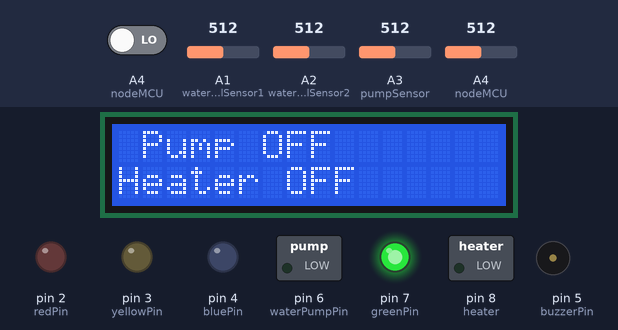
The sketch below on a simulated Arduino Mega 2560, built with avr-gcc and run on an emulated ATmega2560. On the bench: 16×2 character LCD, switched loads named in the sketch (green lamp = pin HIGH), output pins drawn as LEDs (lit = HIGH), buzzer (waves = sounding, pin HIGH). Dashed ring = blinking. The inputs (shaded band) are chosen by the test bench; at power-on: A3 (pumpSensor) = 512, A4 (nodeMCU) LOW, A2 (waterLevelSensor2) = 512, A1 (waterLevelSensor1) = 512, A4 (nodeMCU) = 512. What the sketch prints to the serial monitor is not drawn.

Above: at 4.2 s.
4.3 s: A3 (pumpSensor) set to 40
At 5.7 s:
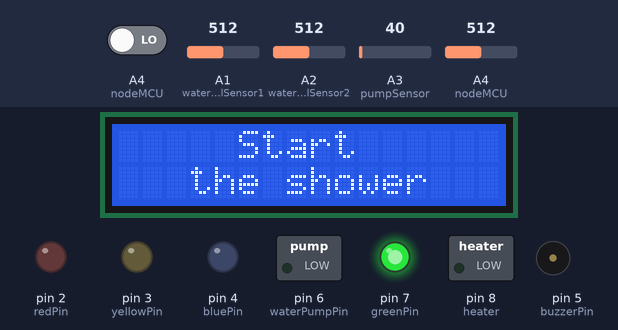
7.3 s: A4 (nodeMCU) driven HIGH
At 7.3 s:
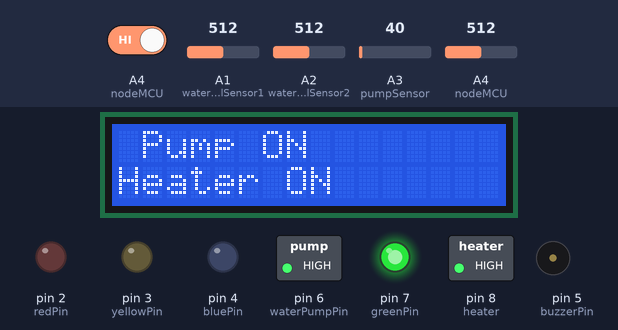
10.3 s: A2 (waterLevelSensor2) set to 634
13.3 s: A2 (waterLevelSensor2) set to 667
At 15.9 s:
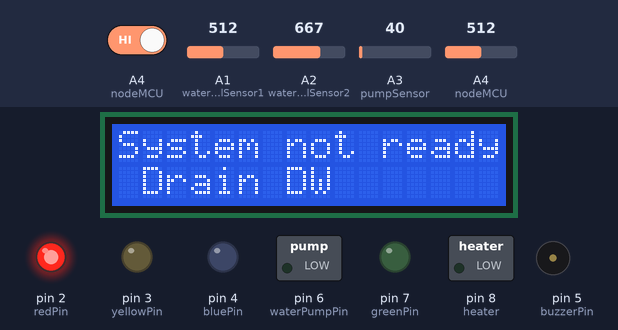
Timing chart, 0 to 17.3 s (numbered marks = the images above; inputs shaded):
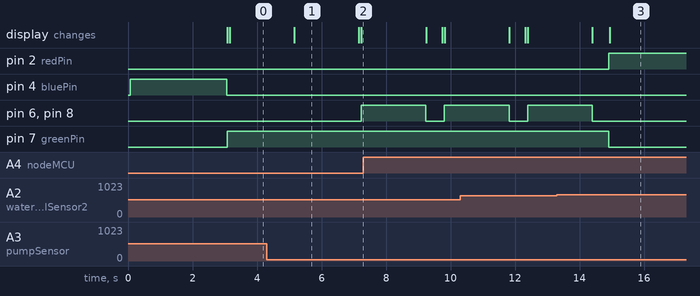

The sketch:

smartWashroom.ino
```cpp
// Libraries

#include <LiquidCrystal.h>


/*
 * Smart washroom
 * Author: Moise Sangwa Mukunzi
 * Andrew ID: msangwam
 *
 *
 */

// Initializing an LCD
const int rs = 30, en = 31, d4 = 32, d5 = 33, d6 = 34, d7 = 35;
LiquidCrystal lcd(rs, en, d4, d5, d6, d7);

//Analog inputs
int waterLevelSensor1 = A1;
int waterLevelSensor2 = A2;
int pumpSensor = A3;
int washRoomStatus = 0;

// flow sensor
volatile int flow_frequency; // Measures flow sensor pulses
unsigned int l_hour; // Calculated litres/hour
unsigned char flowsensor = 36; // Sensor Input
unsigned long currentTime;
unsigned long cloopTime;


// Output pins

int redPin = 2;
int yellowPin = 3;
int bluePin = 4;
int buzzerPin = 5;
int waterPumpPin = 6;
int greenPin = 7;
int heater = 8;
int tmpRead = 0;
int loopCount = 0;
int nodeMCU = A4;
int nodeMCUValue=0;

// values
int tmpWaterLevel1 = 0;
int tmpWaterLevel2 = 0;
int waterLevel1 = 0;
int waterLevel2 = 0;
int pumpSensorValue = 0;
int consumedLiters = 0;
int counter1 = 0;
int counter2 = 0;
int sumOfFlows = 0;
int averageFlow = 0;
int timeDifferanace = 0;
int sumOfPulses = 0;


void setup() {
  // Setting up LCD
  lcd.begin(16,2);
  lcd.setCursor(1, 0);
  lcd.print("Welcome to the ");
  lcd.setCursor(1, 1);
  lcd.print("Smart Washroom");

  // Setting up pins output
  pinMode(redPin, OUTPUT);
  pinMode(yellowPin, OUTPUT);
  pinMode(greenPin, OUTPUT);
  pinMode(bluePin, OUTPUT);
  pinMode(buzzerPin, OUTPUT);
  pinMode(waterPumpPin, OUTPUT);
  pinMode(heater,OUTPUT);
  //washRoomStatus = 1;
  pinMode(nodeMCU, INPUT);

  // water flow sensor

  pinMode(flowsensor, INPUT);
   digitalWrite(flowsensor, HIGH); // Optional Internal Pull-Up
   //Serial.begin(9600);
   attachInterrupt(0, flow, RISING); // Setup Interrupt
   sei(); // Enable interrupts
   currentTime = millis();
   cloopTime = currentTime;

  // Serial monitor setting up

  Serial.begin(9600);  // baud rate of 9600
  Serial.println("");
  Serial.println("System is ON");
  digitalWrite(bluePin, HIGH);
  delay(3000);
  digitalWrite(bluePin, LOW);
  lcd.clear();

  // Node mcu
  Serial.print("Node MCU value: ");
  Serial.println(washRoomStatus);
  washRoomStatus = analogRead(nodeMCU);

  //Read initials
  washRoomStatus = analogRead(nodeMCU);
  tmpWaterLevel1 = analogRead(waterLevelSensor1);
  tmpWaterLevel2 = analogRead(waterLevelSensor2);
  waterLevel1 = tmpWaterLevel1/7.14;
  waterLevel2 = tmpWaterLevel2/7.14;
  //washRoomStatus = 1;


}

void flow () // Interrupt function
{
   flow_frequency++;
}


void dirtyWaterReservoirCheck()
{

  tmpWaterLevel2 = analogRead(waterLevelSensor2);
  waterLevel2 = tmpWaterLevel2/7.14;
   while (waterLevel2 > 90)
  {
    //Turning off heater and pump
    digitalWrite(waterPumpPin, LOW);
    digitalWrite(heater,LOW);
  // Turning ON Red Color
// Turning ON green Color
  digitalWrite(redPin, HIGH);
  digitalWrite(greenPin, LOW);
  Serial.println("---------------------");
  lcd.print(" Water level is HIGH");
  Serial.print("Dirty Water level is: ");
  Serial.print(waterLevel2);
  Serial.println("%");
  Serial.println("Dirty water reservot is full");

  lcd.clear();
    lcd.setCursor(0, 0);
    lcd.print("System not ready");
  lcd.setCursor(1, 1);
  lcd.print("Drain DW");

  delay(5000);
  tmpWaterLevel2 = analogRead(waterLevelSensor2);
  waterLevel2 = tmpWaterLevel2/7.14;
  lcd.clear();
  digitalWrite(redPin, LOW);
  }
  digitalWrite(redPin, LOW);
  digitalWrite(greenPin, HIGH);
  //void loop();

  }

void cleanWaterReservoirCheck()
{
  tmpWaterLevel1 = analogRead(waterLevelSensor1);
  waterLevel1 = tmpWaterLevel1/7.14;
  while (waterLevel1 <= 30)
  {
    //Turning off heater and pump
    digitalWrite(waterPumpPin, LOW);
    digitalWrite(heater,LOW);
    lcd.clear();
  digitalWrite(redPin, HIGH);
  digitalWrite(greenPin, LOW);

  Serial.println("---------------------");
  Serial.println("Clean w.: Refill");
  Serial.print("Clean Water level is: ");
  Serial.print(waterLevel1 );
  Serial.println("%");

  lcd.clear();
    lcd.setCursor(0, 0);
    lcd.print("System not ready");
  lcd.setCursor(1, 1);

   // print the number of seconds since reset:
  lcd.print("Refill");


  delay(5000);
  tmpWaterLevel1 = analogRead(waterLevelSensor1);
  waterLevel1 = tmpWaterLevel1/7.14;
  lcd.clear();
  //digitalWrite(redPin, LOW);
  //lcd.clear();

  }
  digitalWrite(redPin, LOW);
  digitalWrite(greenPin, HIGH);
  //void loop();


  }


void loop() {


  while(washRoomStatus>0)
  {

    dirtyWaterReservoirCheck();
  cleanWaterReservoirCheck();
  digitalWrite(redPin, LOW);
  digitalWrite(greenPin, HIGH);


    lcd.clear();
    consumedLiters = 0;
  // put your main code here, to run repeatedly:
  tmpWaterLevel1 = analogRead(waterLevelSensor1);
  tmpWaterLevel2 = analogRead(waterLevelSensor2);
  pumpSensorValue = analogRead(pumpSensor);


  waterLevel1 = tmpWaterLevel1/7.14;
  waterLevel2 = tmpWaterLevel2/7.14;

    Serial.println("    Read values");
  Serial.println("--------------------");
  Serial.print("Pump senor: ");
  Serial.println(pumpSensorValue);
  Serial.print("Water level 1 : ");
  Serial.println(waterLevel1);
  Serial.print("Water level 2 : ");
  Serial.println(waterLevel2);
  Serial.println("--------------------");


    if (waterLevel2<=90 && waterLevel1 > 30)
  {
    if(pumpSensorValue<50)
    {

      digitalWrite(waterPumpPin, HIGH);
      digitalWrite(heater,HIGH);
      lcd.clear();
      lcd.setCursor(0, 0);
      lcd.print(" Pump ON ");
      lcd.setCursor(0, 1);
      lcd.print("Heater ON");
      delay(2000);
      pumpSensorValue = analogRead(pumpSensor);
      while(pumpSensorValue>50)
      {
        dirtyWaterReservoirCheck();
        cleanWaterReservoirCheck();

        lcd.setCursor(0, 0);
      lcd.print(" Pump ON ");
      lcd.setCursor(0, 1);
      lcd.print("Heater ON");
        tmpRead = digitalRead(flowsensor);
        //Serial.println("loop1");
        //Serial.print("Digital read: ");
        //Serial.println(tmpRead);
        digitalWrite(waterPumpPin, HIGH);
        pumpSensorValue = analogRead(pumpSensor);
        loopCount++;

        //water flow sensor

        currentTime = millis();
        //Serial.print("Current time: ");
        //Serial.println(currentTime);
        //Serial.print("Cloop Time: ");
        //Serial.println(cloopTime);
        //Serial.print("Flow frequency: ");
        //Serial.println(flow_frequency);


        if(tmpRead==0)
        {
          flow_frequency++;
          }
   // Every second, calculate and print litres/hour
   if((currentTime-cloopTime)>=400)
   {
    timeDifferanace = currentTime-cloopTime;
    //Serial.print("Flow frequency: ");
    //Serial.println(flow_frequency);
      cloopTime = currentTime; // Updates cloopTime
      // Pulse frequency (Hz) = 7.5Q, Q is flow rate in L/min.
      l_hour = (flow_frequency * 60 / 7.5); // (Pulse frequency x 60 min) / 7.5Q = flowrate in L/hour
      sumOfFlows = sumOfFlows + l_hour;
      counter1++;
      sumOfPulses = sumOfPulses + flow_frequency;
      Serial.print(l_hour, DEC); // Print litres/hour
      Serial.println(" L/hour");
      loopCount=0;
      flow_frequency = 0;


   }
   //Serial.print("Node MCU value: ");
        //Serial.println(washRoomStatus);
      //washRoomStatus = digitalRead(nodeMCU);


        }
        digitalWrite(waterPumpPin, LOW);
        digitalWrite(heater,LOW);
        flow_frequency = 0;
        lcd.clear();
        lcd.setCursor(0, 0);
        lcd.print(" Pump OFF ");
        lcd.setCursor(0, 1);
        lcd.print("Heater OFF");


//en water flow sensor
        delay(500);

        pumpSensorValue = analogRead(pumpSensor);


      }

      if(pumpSensorValue>50)
    {
      lcd.clear();
      lcd.setCursor(0, 0);
      lcd.print(" Pump OFF ");
      lcd.setCursor(0, 1);
      lcd.print("Heater OFF");
      digitalWrite(waterPumpPin, LOW);
      digitalWrite(heater,LOW);
      delay(2000);
      lcd.clear();
      pumpSensorValue = analogRead(pumpSensor);
      while(washRoomStatus>0 && pumpSensorValue>50)
      {
        //Serial.println("loop2");
        Serial.print("Node MCU value: ");
  Serial.println(washRoomStatus);
  Serial.println("This loop***** ");
      washRoomStatus = analogRead(nodeMCU);
        digitalWrite(waterPumpPin, LOW);
        digitalWrite(heater,LOW);
        pumpSensorValue = analogRead(pumpSensor);
        dirtyWaterReservoirCheck();
        cleanWaterReservoirCheck();
        /*
        lcd.setCursor(0, 0);
      lcd.print(" Pump OFF ");
      lcd.setCursor(0, 1);
      lcd.print("Heater OFF"); */
      lcd.clear();
    lcd.setCursor(1, 0);
    lcd.print("System ready");
  lcd.setCursor(1, 1);
  lcd.print("CW:");
  lcd.print(waterLevel1);
  lcd.print("%");
  lcd.print(" ");
  lcd.print("DW:");
  lcd.print(waterLevel2);
  lcd.print("%");

        }
        lcd.clear();
        digitalWrite(waterPumpPin, HIGH);
        digitalWrite(heater,HIGH);


      }
      //Serial.print("Node MCU value: ");
      //Serial.println(washRoomStatus);
      washRoomStatus = digitalRead(nodeMCU);


  }


    consumedLiters = sumOfPulses/(7.5*60);
    Serial.println("");
    Serial.print("Liters: ");
    Serial.println(consumedLiters);

  }


  while(washRoomStatus==0)
  {
    digitalWrite(waterPumpPin, LOW);
    digitalWrite(heater,LOW);

        lcd.clear();
    lcd.setCursor(0, 0);
    lcd.print("     Start");
    lcd.setCursor(1, 1);
    lcd.print("  the shower");


    /*lcd.clear();
    lcd.setCursor(1, 0);
    lcd.print("System ready");
  lcd.setCursor(1, 1);
  lcd.print("CW:");
  lcd.print(waterLevel1);
  lcd.print("%");
  lcd.print(" ");
  lcd.print("DW:");
  lcd.print(waterLevel2);
  lcd.print("%");*/
  delay(2000);
  dirtyWaterReservoirCheck();
  cleanWaterReservoirCheck();
  Serial.print("Node MCU value: ");
    Serial.println(washRoomStatus);
    //Serial.println("Start the shower");


      washRoomStatus = analogRead(nodeMCU);


     }


}
```

Measured:
- the behaviour switches between 649 and 650 on A2 (waterLevelSensor2) (found by bisection; images 2 and 3)
- after the input at 4.3 s, pin 6 (waterPumpPin), pin 8 (heater): LOW → HIGH after 2.9 s; the display: changes after 0.86 s (image 1)
- after the input at 13.3 s, pin 2 (redPin): LOW → HIGH after 1.6 s; pin 6 (waterPumpPin), pin 8 (heater): goes on until 14.4 s, then stays LOW; pin 7 (greenPin): HIGH → LOW after 1.6 s; the display: first differs from a run without the input after 1.6 s (image 3)
- what the display in image 1 shows lasts 2.0 s, from 5.2 s to 7.2 s
